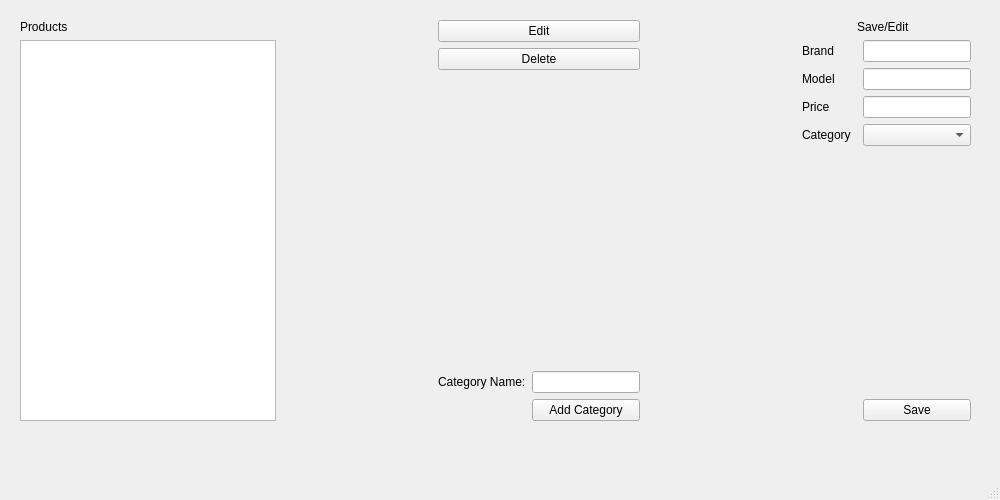
<?xml version="1.0" encoding="UTF-8"?>
<ui version="4.0">
 <class>MainWindow</class>
 <widget class="QMainWindow" name="MainWindow">
  <property name="geometry">
   <rect>
    <x>0</x>
    <y>0</y>
    <width>1000</width>
    <height>500</height>
   </rect>
  </property>
  <property name="windowTitle">
   <string>Product Database App</string>
  </property>
  <widget class="QWidget" name="centralwidget">
   <widget class="QWidget" name="gridLayoutWidget_3">
    <property name="geometry">
     <rect>
      <x>20</x>
      <y>20</y>
      <width>951</width>
      <height>401</height>
     </rect>
    </property>
    <layout class="QGridLayout" name="mainLayout">
     <item row="0" column="2">
      <layout class="QVBoxLayout" name="butonsLayout">
       <item>
        <widget class="QPushButton" name="btnEdit">
         <property name="text">
          <string>Edit</string>
         </property>
        </widget>
       </item>
       <item>
        <widget class="QPushButton" name="btnDelete">
         <property name="text">
          <string>Delete</string>
         </property>
        </widget>
       </item>
       <item>
        <layout class="QGridLayout" name="addCategoryLayout">
         <item row="2" column="1">
          <widget class="QPushButton" name="btnSaveCategory">
           <property name="text">
            <string>Add Category</string>
           </property>
          </widget>
         </item>
         <item row="1" column="0">
          <widget class="QLabel" name="label_7">
           <property name="text">
            <string>Category Name:</string>
           </property>
          </widget>
         </item>
         <item row="1" column="1">
          <widget class="QLineEdit" name="leAddCategory"/>
         </item>
         <item row="0" column="1">
          <spacer name="verticalSpacer_2">
           <property name="orientation">
            <enum>Qt::Vertical</enum>
           </property>
           <property name="sizeHint" stdset="0">
            <size>
             <width>20</width>
             <height>40</height>
            </size>
           </property>
          </spacer>
         </item>
        </layout>
       </item>
      </layout>
     </item>
     <item row="0" column="1">
      <spacer name="horizontalSpacer">
       <property name="orientation">
        <enum>Qt::Horizontal</enum>
       </property>
       <property name="sizeHint" stdset="0">
        <size>
         <width>40</width>
         <height>20</height>
        </size>
       </property>
      </spacer>
     </item>
     <item row="0" column="4">
      <layout class="QGridLayout" name="saveEditLayout">
       <item row="1" column="0">
        <widget class="QLabel" name="label_2">
         <property name="text">
          <string>Brand</string>
         </property>
        </widget>
       </item>
       <item row="2" column="0">
        <widget class="QLabel" name="label_3">
         <property name="text">
          <string>Model</string>
         </property>
        </widget>
       </item>
       <item row="0" column="1" colspan="2">
        <widget class="QLabel" name="label_6">
         <property name="text">
          <string>Save/Edit</string>
         </property>
        </widget>
       </item>
       <item row="5" column="2">
        <spacer name="verticalSpacer">
         <property name="orientation">
          <enum>Qt::Vertical</enum>
         </property>
         <property name="sizeHint" stdset="0">
          <size>
           <width>20</width>
           <height>40</height>
          </size>
         </property>
        </spacer>
       </item>
       <item row="2" column="2">
        <widget class="QLineEdit" name="leModel"/>
       </item>
       <item row="3" column="0">
        <widget class="QLabel" name="label_4">
         <property name="text">
          <string>Price</string>
         </property>
        </widget>
       </item>
       <item row="4" column="0">
        <widget class="QLabel" name="label_5">
         <property name="text">
          <string>Category</string>
         </property>
        </widget>
       </item>
       <item row="3" column="2">
        <widget class="QLineEdit" name="lePrice"/>
       </item>
       <item row="1" column="2">
        <widget class="QLineEdit" name="leBrand">
         <property name="text">
          <string/>
         </property>
        </widget>
       </item>
       <item row="6" column="2">
        <widget class="QPushButton" name="btnSave">
         <property name="text">
          <string>Save</string>
         </property>
        </widget>
       </item>
       <item row="4" column="2">
        <widget class="QComboBox" name="cBoxCategory"/>
       </item>
      </layout>
     </item>
     <item row="0" column="0">
      <layout class="QVBoxLayout" name="productsLayout">
       <item>
        <widget class="QLabel" name="label">
         <property name="text">
          <string>Products</string>
         </property>
        </widget>
       </item>
       <item>
        <widget class="QTableWidget" name="tableWidget"/>
       </item>
      </layout>
     </item>
     <item row="0" column="3">
      <spacer name="horizontalSpacer_2">
       <property name="orientation">
        <enum>Qt::Horizontal</enum>
       </property>
       <property name="sizeHint" stdset="0">
        <size>
         <width>40</width>
         <height>20</height>
        </size>
       </property>
      </spacer>
     </item>
    </layout>
   </widget>
  </widget>
  <widget class="QMenuBar" name="menubar">
   <property name="geometry">
    <rect>
     <x>0</x>
     <y>0</y>
     <width>1000</width>
     <height>26</height>
    </rect>
   </property>
  </widget>
  <widget class="QStatusBar" name="statusbar"/>
 </widget>
 <resources/>
 <connections/>
</ui>
